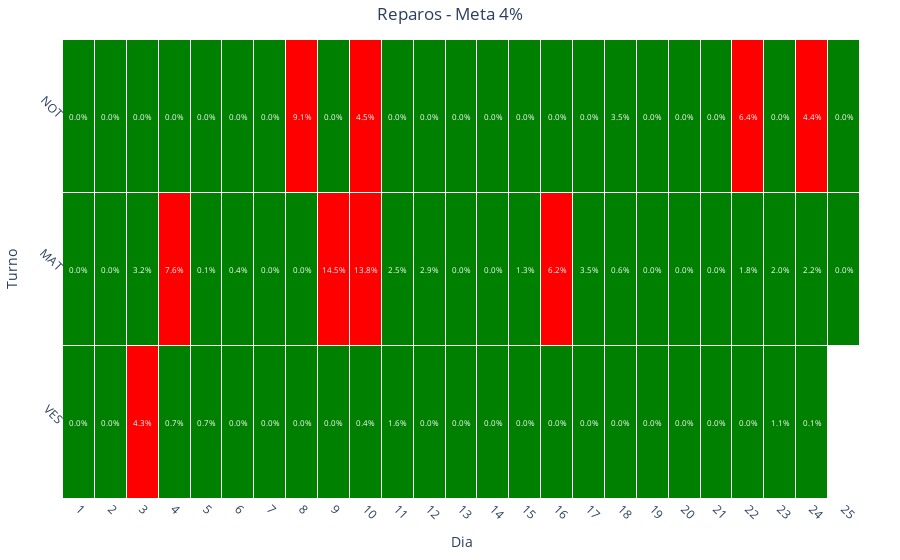

The notebook cell this image was saved under:
### Code cell
# cSpell: disable=invalid-name
def graph_heatmap_reparos(dataframe: pd.DataFrame, meta: int):
    # Converter 'data_registro' para datetime e criar uma nova coluna 'data_turno'

    dataframe["data_registro"] = pd.to_datetime(dataframe["data_registro"])

    dataframe["data_turno"] = dataframe["data_registro"].dt.strftime(
        "%Y-%m-%d"
    )

    # Agrupar por 'data_turno' e 'turno' e calcular a média da eficiência

    df_grouped = (
        dataframe.groupby(["data_turno", "turno"])["reparo"]
        .mean()
        .reset_index()
    )

    # Remodelar os dados para o formato de heatmap

    df_pivot = df_grouped.pivot(
        index="turno", columns="data_turno", values="reparo"
    )

    # Reordenar o índice do DataFrame
    df_pivot = df_pivot.reindex(["VES", "MAT", "NOT"])

    # Criar escala de cores personalizada
    colors = [[0, "green"], [0.04, "green"], [0.04, "red"], [1, "red"]]

    # Extrair apenas o dia da data
    df_pivot.columns = pd.to_datetime(df_pivot.columns).day

    # Criar o gráfico de calor
    fig = go.Figure(
        data=go.Heatmap(
            z=df_pivot.values,
            x=df_pivot.columns,
            y=df_pivot.index,
            colorscale=colors,
            zmin=0,
            zmax=1,  # Escala de valores de 0 a 1
            hoverongaps=False,
            hovertemplate="Turno: %{y}<br>Dia: %{x}<br>Valor: %{z:.1%}",
            showscale=False,  # Não mostrar a escala de cores
            xgap=1,  # Espaçamento entre os dias
            ygap=1,  # Espaçamento entre os turnos
        )
    )

    # Adicionar anotações com a média da eficiência
    # pylint: disable=consider-using-enumerate
    for i in range(len(df_pivot.index)):
        for j in range(len(df_pivot.columns)):
            fig.add_annotation(
                x=df_pivot.columns[j],
                y=df_pivot.index[i],
                text=f"{df_pivot.values[i, j]:.1%}",
                showarrow=False,
                font=dict(color="white", size=8),
            )

    # Definir o título do gráfico
    fig.update_layout(
        title=f"Reparos - Meta {meta}%",
        xaxis_title="Dia",
        yaxis_title="Turno",
        title_x=0.5,  # Centralizar o título
        xaxis_nticks=31,  # Definir o número de dias
        xaxis=dict(
            tickmode="linear",
            tickvals=list(range(1, 32)),  # Definir os dias
            ticktext=list(range(1, 32)),  # Definir os dias
            tickangle=45,  # Rotacionar os dias
        ),
        yaxis=dict(
            tickmode="linear",
            tickangle=45,
        ),
        plot_bgcolor="white",
        margin=dict(t=40, b=40, l=40, r=40),
    )

    fig.show()


reparos_map = graph_heatmap_reparos(df_reparos, 4)

### Figure 1 — Plotly figure (JSON) as saved in the notebook; plotly's stock layout.template omitted (floating-point values rounded to 4 significant figures)
{"data": [{"colorscale": [[0, "green"], [0.04, "green"], [0.04, "red"], [1, "red"]], "hoverongaps": false, "hovertemplate": "Turno: %{y}<br>Dia: %{x}<br>Valor: %{z:.1%}", "showscale": false, "type": "heatmap", "x": [1, 2, 3, 4, 5, 6, 7, 8, 9, 10, 11, 12, 13, 14, 15, 16, 17, 18, 19, 20, 21, 22, 23, 24, 25], "xgap": 1, "y": ["VES", "MAT", "NOT"], "ygap": 1, "z": [[0, 0, 0.04286, 0.006548, 0.00744, 0, 0, 0, 0, 0.003869, 0.01637, 0, 0, 0, 0, 0, 0, 0, 0, 0, 0, 0, 0.0109, 0.001282, null], [0, 0, 0.03244, 0.07636, 0.001488, 0.003571, 0, 0, 0.1452, 0.1384, 0.025, 0.02857, 0, 0, 0.01339, 0.06161, 0.03452, 0.00625, 0, 0, 0, 0.01827, 0.02019, 0.02244, 0], [0, 0, 0, 0, 0, 0, 0, 0.09077, 0, 0.04478, 0, 0, 0, 0, 0, 0, 0, 0.03542, 0, 0, 0, 0.0641, 0, 0.04359, 0]], "zmax": 1, "zmin": 0}], "layout": {"annotations": [{"font": {"color": "white", "size": 8}, "showarrow": false, "text": "0.0%", "x": 1, "y": "VES"}, {"font": {"color": "white", "size": 8}, "showarrow": false, "text": "0.0%", "x": 2, "y": "VES"}, {"font": {"color": "white", "size": 8}, "showarrow": false, "text": "4.3%", "x": 3, "y": "VES"}, {"font": {"color": "white", "size": 8}, "showarrow": false, "text": "0.7%", "x": 4, "y": "VES"}, {"font": {"color": "white", "size": 8}, "showarrow": false, "text": "0.7%", "x": 5, "y": "VES"}, {"font": {"color": "white", "size": 8}, "showarrow": false, "text": "0.0%", "x": 6, "y": "VES"}, {"font": {"color": "white", "size": 8}, "showarrow": false, "text": "0.0%", "x": 7, "y": "VES"}, {"font": {"color": "white", "size": 8}, "showarrow": false, "text": "0.0%", "x": 8, "y": "VES"}, {"font": {"color": "white", "size": 8}, "showarrow": false, "text": "0.0%", "x": 9, "y": "VES"}, {"font": {"color": "white", "size": 8}, "showarrow": false, "text": "0.4%", "x": 10, "y": "VES"}, {"font": {"color": "white", "size": 8}, "showarrow": false, "text": "1.6%", "x": 11, "y": "VES"}, {"font": {"color": "white", "size": 8}, "showarrow": false, "text": "0.0%", "x": 12, "y": "VES"}, {"font": {"color": "white", "size": 8}, "showarrow": false, "text": "0.0%", "x": 13, "y": "VES"}, {"font": {"color": "white", "size": 8}, "showarrow": false, "text": "0.0%", "x": 14, "y": "VES"}, {"font": {"color": "white", "size": 8}, "showarrow": false, "text": "0.0%", "x": 15, "y": "VES"}, {"font": {"color": "white", "size": 8}, "showarrow": false, "text": "0.0%", "x": 16, "y": "VES"}, {"font": {"color": "white", "size": 8}, "showarrow": false, "text": "0.0%", "x": 17, "y": "VES"}, {"font": {"color": "white", "size": 8}, "showarrow": false, "text": "0.0%", "x": 18, "y": "VES"}, {"font": {"color": "white", "size": 8}, "showarrow": false, "text": "0.0%", "x": 19, "y": "VES"}, {"font": {"color": "white", "size": 8}, "showarrow": false, "text": "0.0%", "x": 20, "y": "VES"}, {"font": {"color": "white", "size": 8}, "showarrow": false, "text": "0.0%", "x": 21, "y": "VES"}, {"font": {"color": "white", "size": 8}, "showarrow": false, "text": "0.0%", "x": 22, "y": "VES"}, {"font": {"color": "white", "size": 8}, "showarrow": false, "text": "1.1%", "x": 23, "y": "VES"}, {"font": {"color": "white", "size": 8}, "showarrow": false, "text": "0.1%", "x": 24, "y": "VES"}, {"font": {"color": "white", "size": 8}, "showarrow": false, "text": "nan%", "x": 25, "y": "VES"}, {"font": {"color": "white", "size": 8}, "showarrow": false, "text": "0.0%", "x": 1, "y": "MAT"}, {"font": {"color": "white", "size": 8}, "showarrow": false, "text": "0.0%", "x": 2, "y": "MAT"}, {"font": {"color": "white", "size": 8}, "showarrow": false, "text": "3.2%", "x": 3, "y": "MAT"}, {"font": {"color": "white", "size": 8}, "showarrow": false, "text": "7.6%", "x": 4, "y": "MAT"}, {"font": {"color": "white", "size": 8}, "showarrow": false, "text": "0.1%", "x": 5, "y": "MAT"}, {"font": {"color": "white", "size": 8}, "showarrow": false, "text": "0.4%", "x": 6, "y": "MAT"}, {"font": {"color": "white", "size": 8}, "showarrow": false, "text": "0.0%", "x": 7, "y": "MAT"}, {"font": {"color": "white", "size": 8}, "showarrow": false, "text": "0.0%", "x": 8, "y": "MAT"}, {"font": {"color": "white", "size": 8}, "showarrow": false, "text": "14.5%", "x": 9, "y": "MAT"}, {"font": {"color": "white", "size": 8}, "showarrow": false, "text": "13.8%", "x": 10, "y": "MAT"}, {"font": {"color": "white", "size": 8}, "showarrow": false, "text": "2.5%", "x": 11, "y": "MAT"}, {"font": {"color": "white", "size": 8}, "showarrow": false, "text": "2.9%", "x": 12, "y": "MAT"}, {"font": {"color": "white", "size": 8}, "showarrow": false, "text": "0.0%", "x": 13, "y": "MAT"}, {"font": {"color": "white", "size": 8}, "showarrow": false, "text": "0.0%", "x": 14, "y": "MAT"}, {"font": {"color": "white", "size": 8}, "showarrow": false, "text": "1.3%", "x": 15, "y": "MAT"}, {"font": {"color": "white", "size": 8}, "showarrow": false, "text": "6.2%", "x": 16, "y": "MAT"}, {"font": {"color": "white", "size": 8}, "showarrow": false, "text": "3.5%", "x": 17, "y": "MAT"}, {"font": {"color": "white", "size": 8}, "showarrow": false, "text": "0.6%", "x": 18, "y": "MAT"}, {"font": {"color": "white", "size": 8}, "showarrow": false, "text": "0.0%", "x": 19, "y": "MAT"}, {"font": {"color": "white", "size": 8}, "showarrow": false, "text": "0.0%", "x": 20, "y": "MAT"}, {"font": {"color": "white", "size": 8}, "showarrow": false, "text": "0.0%", "x": 21, "y": "MAT"}, {"font": {"color": "white", "size": 8}, "showarrow": false, "text": "1.8%", "x": 22, "y": "MAT"}, {"font": {"color": "white", "size": 8}, "showarrow": false, "text": "2.0%", "x": 23, "y": "MAT"}, {"font": {"color": "white", "size": 8}, "showarrow": false, "text": "2.2%", "x": 24, "y": "MAT"}, {"font": {"color": "white", "size": 8}, "showarrow": false, "text": "0.0%", "x": 25, "y": "MAT"}, {"font": {"color": "white", "size": 8}, "showarrow": false, "text": "0.0%", "x": 1, "y": "NOT"}, {"font": {"color": "white", "size": 8}, "showarrow": false, "text": "0.0%", "x": 2, "y": "NOT"}, {"font": {"color": "white", "size": 8}, "showarrow": false, "text": "0.0%", "x": 3, "y": "NOT"}, {"font": {"color": "white", "size": 8}, "showarrow": false, "text": "0.0%", "x": 4, "y": "NOT"}, {"font": {"color": "white", "size": 8}, "showarrow": false, "text": "0.0%", "x": 5, "y": "NOT"}, {"font": {"color": "white", "size": 8}, "showarrow": false, "text": "0.0%", "x": 6, "y": "NOT"}, {"font": {"color": "white", "size": 8}, "showarrow": false, "text": "0.0%", "x": 7, "y": "NOT"}, {"font": {"color": "white", "size": 8}, "showarrow": false, "text": "9.1%", "x": 8, "y": "NOT"}, {"font": {"color": "white", "size": 8}, "showarrow": false, "text": "0.0%", "x": 9, "y": "NOT"}, {"font": {"color": "white", "size": 8}, "showarrow": false, "text": "4.5%", "x": 10, "y": "NOT"}, {"font": {"color": "white", "size": 8}, "showarrow": false, "text": "0.0%", "x": 11, "y": "NOT"}, {"font": {"color": "white", "size": 8}, "showarrow": false, "text": "0.0%", "x": 12, "y": "NOT"}, {"font": {"color": "white", "size": 8}, "showarrow": false, "text": "0.0%", "x": 13, "y": "NOT"}, {"font": {"color": "white", "size": 8}, "showarrow": false, "text": "0.0%", "x": 14, "y": "NOT"}, {"font": {"color": "white", "size": 8}, "showarrow": false, "text": "0.0%", "x": 15, "y": "NOT"}, {"font": {"color": "white", "size": 8}, "showarrow": false, "text": "0.0%", "x": 16, "y": "NOT"}, {"font": {"color": "white", "size": 8}, "showarrow": false, "text": "0.0%", "x": 17, "y": "NOT"}, {"font": {"color": "white", "size": 8}, "showarrow": false, "text": "3.5%", "x": 18, "y": "NOT"}, {"font": {"color": "white", "size": 8}, "showarrow": false, "text": "0.0%", "x": 19, "y": "NOT"}, {"font": {"color": "white", "size": 8}, "showarrow": false, "text": "0.0%", "x": 20, "y": "NOT"}, {"font": {"color": "white", "size": 8}, "showarrow": false, "text": "0.0%", "x": 21, "y": "NOT"}, {"font": {"color": "white", "size": 8}, "showarrow": false, "text": "6.4%", "x": 22, "y": "NOT"}, {"font": {"color": "white", "size": 8}, "showarrow": false, "text": "0.0%", "x": 23, "y": "NOT"}, {"font": {"color": "white", "size": 8}, "showarrow": false, "text": "4.4%", "x": 24, "y": "NOT"}, {"font": {"color": "white", "size": 8}, "showarrow": false, "text": "0.0%", "x": 25, "y": "NOT"}], "margin": {"b": 40, "l": 40, "r": 40, "t": 40}, "plot_bgcolor": "white", "title": {"text": "Reparos - Meta 4%", "x": 0.5}, "xaxis": {"nticks": 31, "tickangle": 45, "tickmode": "linear", "ticktext": [1, 2, 3, 4, 5, 6, 7, 8, 9, 10, 11, 12, 13, 14, 15, 16, 17, 18, 19, 20, 21, 22, 23, 24, 25, 26, 27, 28, 29, 30, 31], "tickvals": [1, 2, 3, 4, 5, 6, 7, 8, 9, 10, 11, 12, 13, 14, 15, 16, 17, 18, 19, 20, 21, 22, 23, 24, 25, 26, 27, 28, 29, 30, 31], "title": {"text": "Dia"}}, "yaxis": {"tickangle": 45, "tickmode": "linear", "title": {"text": "Turno"}}}}
